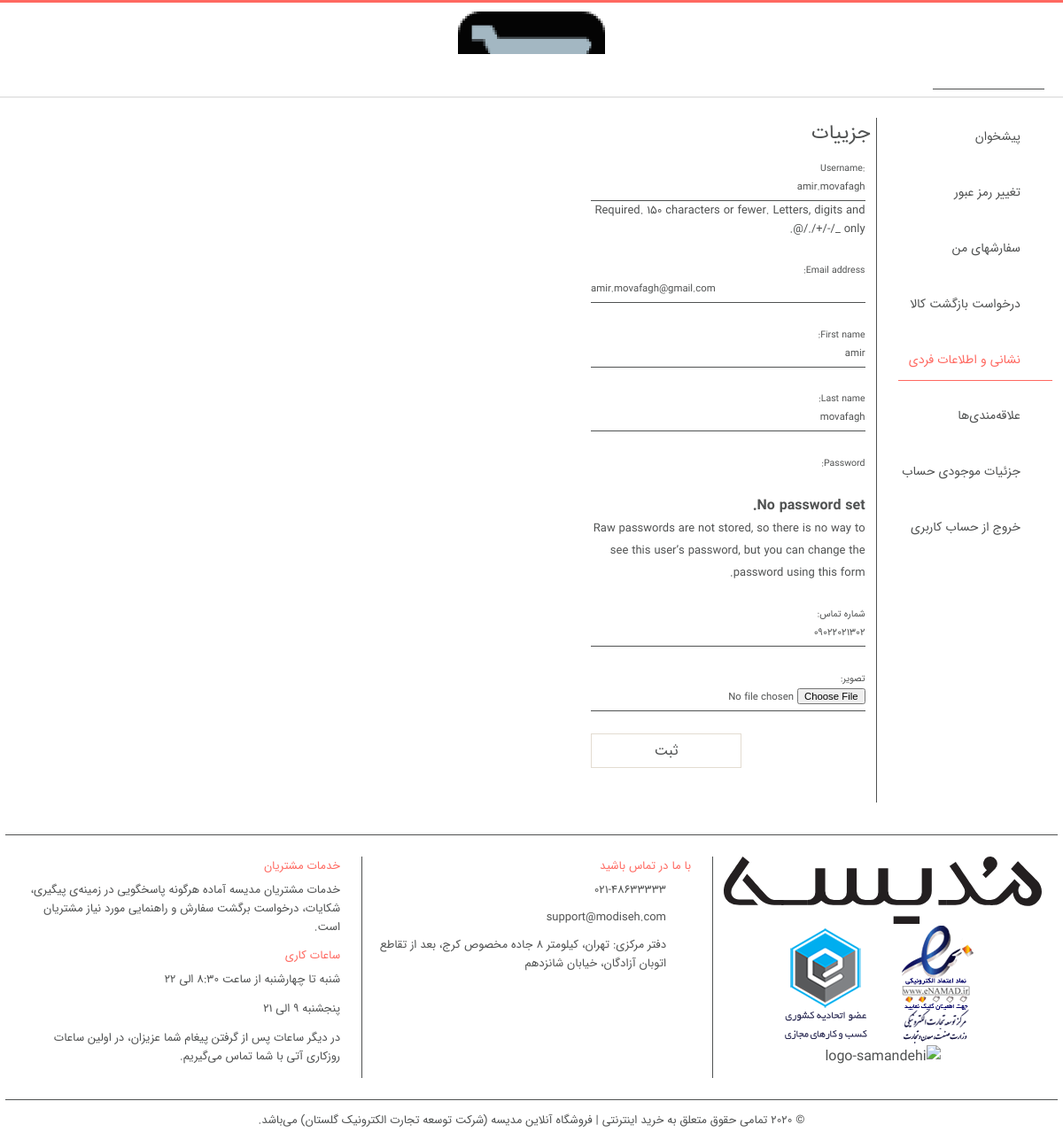
/user/edit (signed in), run on an earlier commit of the app's database.
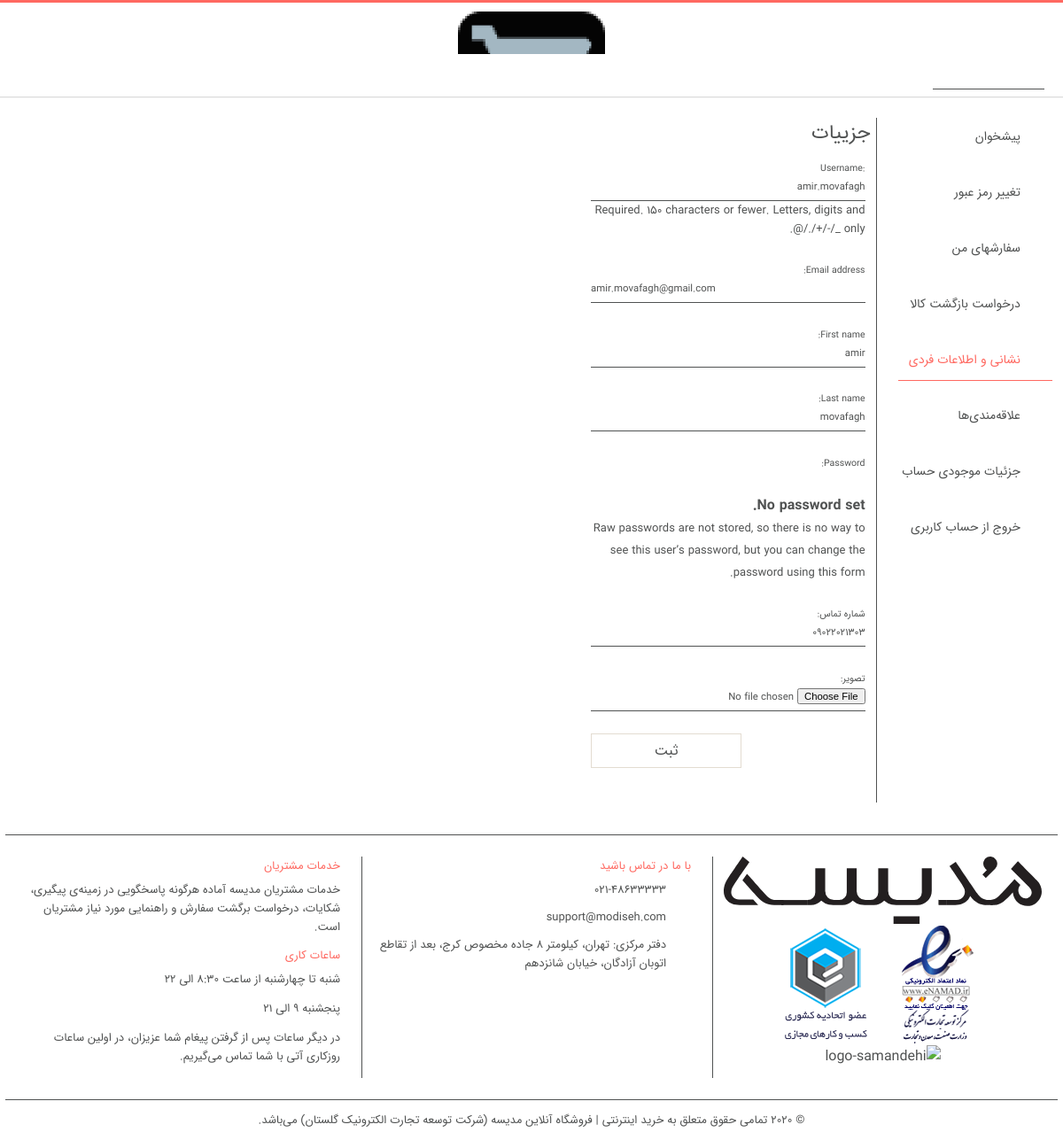
And on a later commit of the database.
### user/models.py (models this page shows, shortened)
class UserProfile(models.Model):
    user = models.OneToOneField(User, on_delete=models.CASCADE, verbose_name='کاربر')
    phone = models.CharField(blank=True, max_length=20, verbose_name='شماره تماس')
    address = models.CharField(blank=True, max_length=300, verbose_name='آدرس')
    city = models.CharField(blank=True, max_length=30, verbose_name='شهر')
    state = models.CharField(blank=True, max_length=30, verbose_name='استان')
    postal_code = models.IntegerField(blank=True, verbose_name='کدپستی', default=0)
    image = models.ImageField(blank=True, upload_to='images/users/', verbose_name='تصویر')
    def user_name(self):
        return self.user.first_name + ' ' + self.user.last_name + ' [' + self.user.username + '] '
    user_name.short_description = 'نام کاربری'
    def image_tag(self):
        if self.image and hasattr(self.image, 'url'):
            return mark_safe('<img src="{}" height="40"/>'.format(self.image.url))
        else:
            return mark_safe('<img src="/static/images/user.png" height="40"/>')
    image_tag.short_description = 'تصویر پروفایل'
    image_tag.allow_tags = True
    class Meta:
        verbose_name = 'پروفایل'
        verbose_name_plural = 'پروفایل ها'

### user/views.py (the view, shortened to what this page needs)
# urls.py: path('edit', views.edit_info_page, name='editProfileInformation'),
@login_required(login_url='/login')  # check login
def edit_info_page(request):
    category = Category.objects.all()
    user_form = UserUpdateForm(instance=request.user)
    profile_form = EditProfileInfoForm(instance=request.user.userprofile)
    context = {'category': category, 'profile_form': profile_form, 'user_form': user_form}
    return render(request, "edit_information.html", context)

### user/forms.py
class EditProfileInfoForm(ModelForm):
    class Meta:
        model = UserProfile
        fields = ['phone', 'image']
        widgets = {
            'phone': TextInput(attrs={'class': 'input', 'placeholder': 'شماره تماس'}),
            'image': FileInput(attrs={'class': 'input', 'placeholder': 'تصویر پروفایل'}),
        }

class UserUpdateForm(UserChangeForm):
    class Meta:
        model = User
        fields = ['username', 'email', 'first_name', 'last_name', ]
        widgets = {
            'username': TextInput(attrs={'class': 'input', 'placeholder': 'نام کاربری'}),
            'email': EmailInput(attrs={'class': 'input', 'placeholder': 'ایمیل'}),
            'first_name': TextInput(attrs={'class': 'input', 'placeholder': 'نام'}),
            'last_name': TextInput(attrs={'class': 'input', 'placeholder': 'نام خانوادگی'}),
        }

### user/templates/edit_information.html (shortened to what the changed rows need)
{% extends "base.html" %}
{% block body %}
    <main class="main">
        {% if user.id is not None %}
            <div class="container">
                <div id="profile" class="grid">
                    <nav>
                        <ul class="link">
                            <li class="">
                                <a href="/profile/" rel="nofollow" class="goto-myaccount">
                                    <i class="icon-gauge"></i>
                                    پیشخوان
                                </a>
                            </li>
                            <li class="">
                                <a href="/profile/change-password?returnurl=%2fprofile%2fedit" rel="nofollow"
                                   class="goto-change-password">
                                    <i class="icon-window_key"></i>
                                    تغییر رمز عبور
                                </a>
                            </li>
                            <li class="">
                                <a href="/profile/orders/?returnurl=%2fprofile%2fedit" rel="nofollow"
                                   class="goto-orders">
                                    <i class="icon-shopping_cart_full"></i>
                                    سفارشهای من
                                </a>
                            </li>
                            <li class="">
                                <a href="/profile/invoices" rel="nofollow" class="goto-returnrequest">
                                    <i class="icon-box_into"></i>
                                    درخواست بازگشت کالا
                                </a>
                            </li>
                            <li class="active">
                                <a href="/profile/edit?returnUrl=%2fprofile%2fedit" rel="nofollow"
                                   class="goto-editprofile">
                                    <i class="icon-map_location2"></i>
                                    نشانی و اطلاعات فردی
                                </a>
                            </li>
                            <li class="">
                                <a href="/profile/wishlist" rel="nofollow" class="goto-wishlist">
                                    <i class="icon-heart"></i>
                                    علاقه‌مندی‌ها
                                </a>
                            </li>
                            <li class="">
                                <a href="/profile/points/list" rel="nofollow" class="goto-smilelist">
                                    <i class="icon-modicoinstack"></i>
                                    جزئیات موجودی حساب
                                </a>
                            </li>
                            <li class="">
                                <a id="logoutLink" href="/profile/logout" rel="nofollow" class="goto-logout">
                                    <i class="icon-door_exit"></i>
                                    خروج از حساب کاربری
                                </a>
                            </li>
                        </ul>
                    </nav>
                    <div class="content">
                        <div class="container">
                            <div id="editProfilePage">
                                <h1>جزییات</h1>
                                <div class="column">
                                    <form action="/user/edit" method="post" class="grid" id="infoForm"
                                          novalidate="novalidate">
                                        <div class="field field-address-address">
                                            {{ user_form.as_p }}
                                            {{ profile_form.as_p }}
                                            <div class="left">
                                                <button class="btn btn-big" type="submit">ثبت</button>
                                            </div>
                                        </div>
                                    </form>
                                </div>
                            </div>
                        </div>
                    </div>
                </div>
            </div>
        {% endif %}
    </main>
{% endblock %}

What changed in the data, as far as the page shows it:
changed UserProfile: phone "09022021302" → "09022021303"
